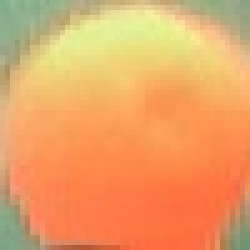
#> input picture Data/orange/orange63_test.jpg, 50 x 50 px (shown 5 times larger)
$ python detectbuoyorange.py
#> lines starting #> are read from the running program, lines starting #| are printed output that depends on the picture; after the words box and inside, x2 and y2 are one past the last pixel; in counts of white or black regions, pixels touching at a corner belong together; pictures that were not available may be replaced by others from this repository, and a replacement may not be noted
### em.py
import numpy as np
import math
import matplotlib.pyplot as plt
import scipy.stats as stats


# Function to provide an estimate of
# number of gaussian distributions required
# [17 lines left out: function gaussianRequired, not called in this run]


def gaussian(x, u, cov):
    coeff = 1.0 / math.sqrt(((2 * math.pi) ** 3) * cov)
    val = coeff * np.exp(-(x - u) ** 2 / (2 * cov))
    return val


def EM(data, numClusters=3):
    ########################################################
    #           initialization step
    ########################################################
    u = np.random.choice(data, (numClusters, 1))  # initializing means
    # cov = np.random.choice((1,5),3)              #initializing covariance Matrix
    cov = [1.2] * numClusters
    Pc_x = np.zeros((len(data), numClusters))  # Initializing probability of c given x
    Pc = [1 / numClusters] * numClusters  # probabilities of clusters
    logLikelihood = []

    for iter in range(1000):
        #######################################################
        #           E Step
        #######################################################
        for i in range(numClusters):
            Pc_x[:, i] = Pc[i] * gaussian(data, u[i], cov[i])

        normalize = np.sum(Pc_x, axis=1)
        Pc_x = Pc_x / normalize[:, np.newaxis]

        ######################################################
        #          M Step
        ######################################################
        m_c = np.sum(Pc_x, axis=0)

        # Probabilities of clusters
        Pc = m_c / np.sum(m_c)

        # New mean
        u = np.sum(data[:, np.newaxis] * Pc_x, axis=0) / m_c

        # Variance
        for i in range(numClusters):
            cov[i] = np.dot((Pc_x[:, i] * (data - u[i])).T, data - u[i]) / m_c[i]

        logLikelihood.append(np.sum(np.log(normalize)))
        if len(logLikelihood) >= 2:
            if abs(logLikelihood[-1] - logLikelihood[-2] < 0.001):
                break

    return u, np.sqrt(cov), Pc


# [49 lines that do not run on import are left out]

### detectbuoyorange.py
from em import *
import cv2
import os
import glob
from matplotlib import pyplot as plt
import numpy as np
import imutils
from imutils import contours


def accessTrainingData(path):
#> called with path = 'Data/orange'
    channels = []
    imagePath = os.path.join(path, '*g')
    imageFiles = glob.glob(imagePath)
    count = 0
    for image in imageFiles:
        img = cv2.imread(image)
#> img is the input picture: shape (50, 50, 3); mean B, G, R 101.2, 162.8, 233.7
        img = cv2.imread(image)
        croppedImage = img[2:img.shape[0] - 2, 2:img.shape[1] - 2]
        # [9 lines of commented-out code are left out]
        croppedImage = croppedImage[:, :, 2]
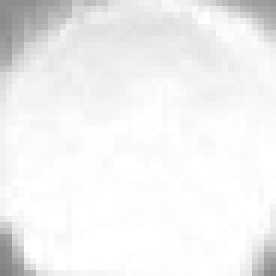
#> croppedImage: shape (46, 46) (shown 6 times larger); min 128, max 255, mean 240.7
        for i in range(croppedImage.shape[0]):
            channels.append(croppedImage[i, :])
#> after the loop, channels = 46 items

    return np.concatenate(channels)


def detectBuoy(image, mean, sd, weights, clusters):
    images = []
    data = image[:, :, 2].ravel()
    Pc_x = np.zeros((len(data), clusters))
    combinedPc_x = np.zeros((image.shape[0] * image.shape[1], clusters))

    for cluster in range(clusters):
        Pc_x[:, cluster:cluster + 1] = np.reshape(weights[cluster] * gaussian(data, mean[cluster], sd[cluster]),
                                                  (len(data), 1))
        combinedPc_x = Pc_x.sum(1)

    combinedPc_x = np.reshape(combinedPc_x, (image.shape[0], image.shape[1]))
    combinedPc_x[combinedPc_x > np.max(combinedPc_x) / 3.5] = 255
    output = np.zeros_like(image)
    output[:, :, 2] = combinedPc_x
    blur = cv2.medianBlur(output, 5)
    cv2.imshow('Median Blur', blur)
    edged = cv2.Canny(blur, 60, 255)
    # cv2.imshow('Canny', edged)
    cont, hierarchy = cv2.findContours(edged, cv2.RETR_TREE, cv2.CHAIN_APPROX_SIMPLE)
    if len(cont) != 0:
        sorted_Contours = sorted(cont, key=cv2.contourArea, reverse=True)
        hull = cv2.convexHull(sorted_Contours[0])
        (x, y), radius = cv2.minEnclosingCircle(hull)
        # print(radius)
        if radius > 3.5:

            cv2.circle(image, (int(x), int(y) - 1), int(radius + 1), (95, 174, 246), 4)

            cv2.imshow("Orange Buoy Detection", image)
            images.append(image)
        else:
            cv2.imshow("Orange Buoy Detection", image)
            images.append(image)
    else:
        cv2.imshow("Orange Buoy Detection", image)
        images.append(image)
    return images


clusters = 2
orangeData = accessTrainingData("Data/orange")
#> orangeData = 2116 values, max 255 at index 126, min 128 at index 2070, mean 240.7
mean, sd, weights = EM(orangeData, clusters)
#> in EM, `u = np.random.choice(data, (numClusters, 1))`: u = [254, 246]
#> in EM, `Pc_x = np.zeros((len(data), numClusters))`: Pc_x = 2116 pairs, first value 0 to 0, second value 0 to 0
#> the loop in EM, `for iter in range(1000):` made 2 passes
#> (m_c, Pc, u) on passes 1 to 2: ([1127, 989], [0.533, 0.467], [244.1, 236.8]), ([1158.7, 957.3], [0.548, 0.452], [246.2, 234.1])
#> after the loop in EM, `for iter in range(1000):`: Pc_x = 2116 pairs, first value 0.00543 to 0.605, second value 0.395 to 0.995; cov = [148.3, 940.6]; logLikelihood = [188750.9, -13461.1]
#> mean = [246.2, 234.1]; sd = [12.18, 30.67]; weights = [0.548, 0.452]

# Reading and writing  Video
cap = cv2.VideoCapture('detectbuoy.avi')
fourcc = cv2.VideoWriter_fourcc(*'XVID')
out = cv2.VideoWriter('detectbuoyorange.avi', fourcc, 5.0, (640, 480))
while cap.isOpened():
    ret, frame = cap.read()
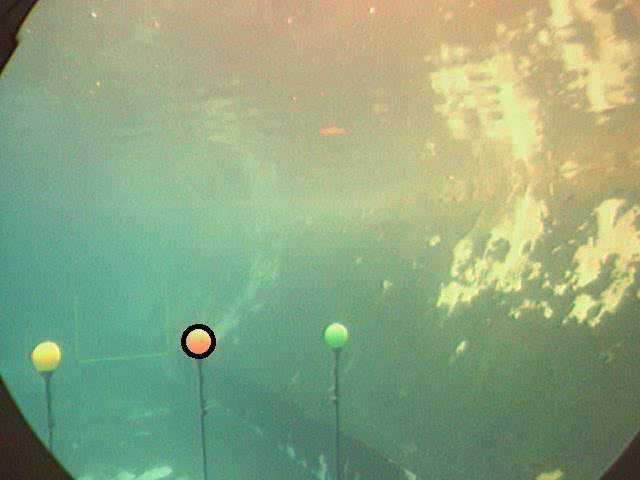
#> input picture frame 0 of detectbuoyorange.avi, 640 x 480 px, given in place of detectbuoy.avi, which was not available
#> frame is the input picture: shape (480, 640, 3); mean B, G, R 127.3, 166.6, 142.3
    if not ret:
        break
    output = detectBuoy(frame, mean, sd, weights, clusters)
#> in detectBuoy, `Pc_x = np.zeros((len(data), clusters))`: Pc_x = 307200 pairs, first value 0 to 0, second value 0 to 0
#> in detectBuoy, `combinedPc_x = np.zeros((image.shape[0] * image.shape[1], clusters))`: combinedPc_x has the same summary as Pc_x
#> the loop in detectBuoy, `for cluster in range(clusters):` made 2 passes
#> coeff in gaussian on passes 1 to 2: 0.0182, 0.0115
#> after the loop in detectBuoy, `for cluster in range(clusters):`: Pc_x = 307200 pairs, first value 0 to 0.00995, second value 0 to 0.00519
#> in detectBuoy, `combinedPc_x = np.reshape(combinedPc_x, (image.shape[0], image.shape[1..`:
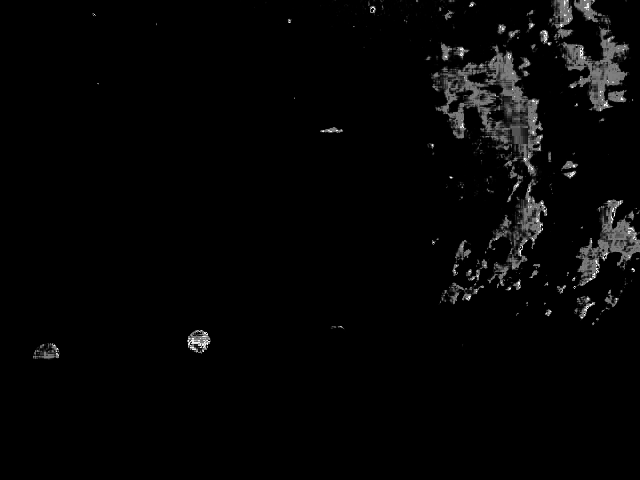
#> combinedPc_x: shape (480, 640) float64; min 0, max 0.0105, mean 0.000224; drawn with min black and max white
#> in detectBuoy, `combinedPc_x[combinedPc_x > np.max(combinedPc_x) / 3.5] = 255`:
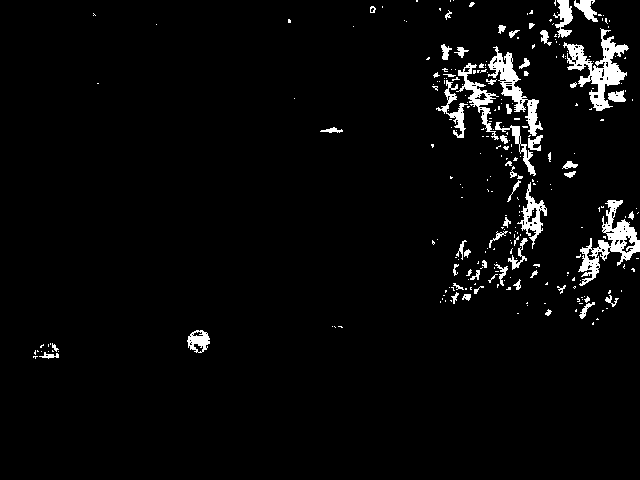
#> combinedPc_x: shape (480, 640) float64; 3.61% of pixels changed, all inside (x1, y1, x2, y2) = (33, 0, 640, 359)
#> in detectBuoy, `output = np.zeros_like(image)`: output: shape (480, 640, 3); every value is 0
#> in detectBuoy, `output[:, :, 2] = combinedPc_x`:
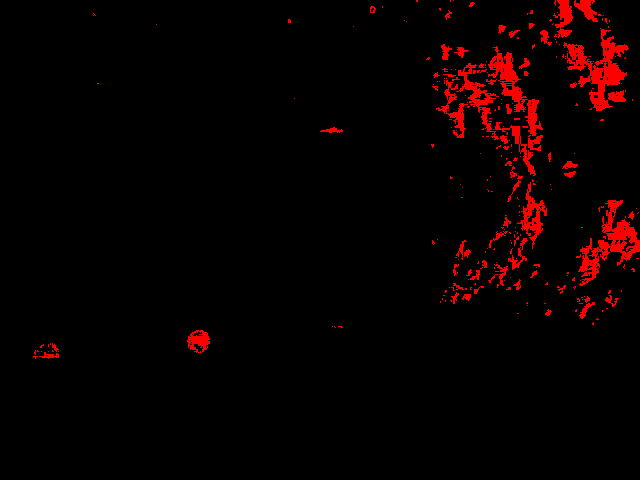
#> output: shape (480, 640, 3); mean B, G, R 0, 0, 9.2
#> in detectBuoy, `blur = cv2.medianBlur(output, 5)`:
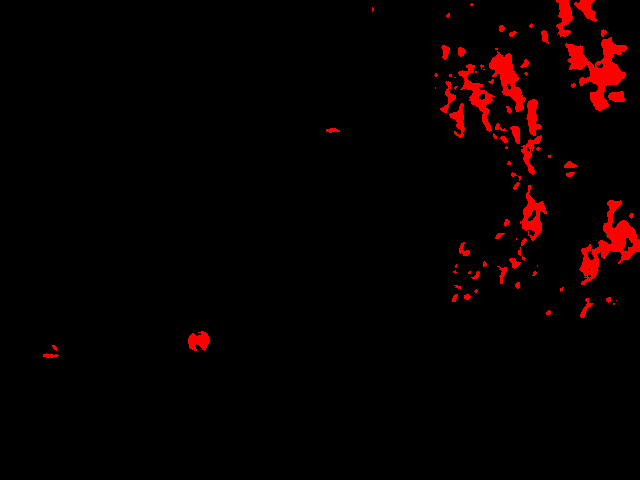
#> blur: shape (480, 640, 3); mean B, G, R 0, 0, 8.1
#> in detectBuoy, `edged = cv2.Canny(blur, 60, 255)`:
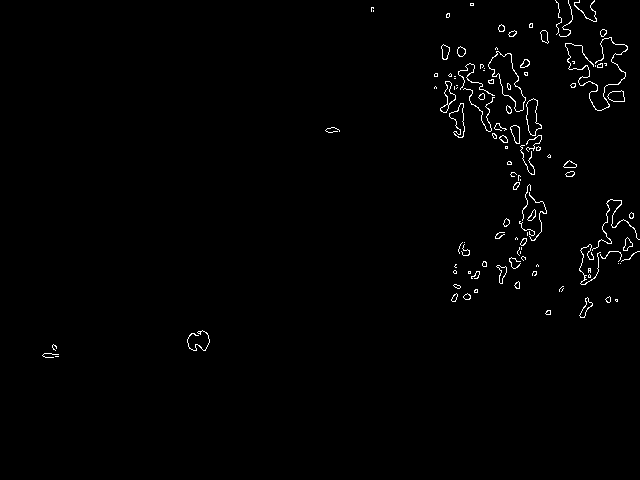
#> edged: shape (480, 640); 1.1% white in thin lines or dots, all inside (x1, y1, x2, y2) = (42, 0, 640, 358)
#> in detectBuoy, `cont, hierarchy = cv2.findContours(edged, cv2.RETR_TREE, cv2.CHAIN_APP..`: cont = 168 contours, 108 with area under 20; largest, box (x1, y1, x2, y2) and area: (488, 51, 526, 112) 956, (488, 51, 526, 112) 932, (526, 98, 542, 136) 329, (526, 98, 542, 136) 324, (449, 103, 465, 138) 252
#> in detectBuoy, `sorted_Contours = sorted(cont, key=cv2.contourArea, reverse=True)`: sorted_Contours has the same summary as cont
#> in detectBuoy, `hull = cv2.convexHull(sorted_Contours[0])`: hull = contour of 17 points, box (x1, y1, x2, y2) (488, 51, 526, 112), area 1248
#> in detectBuoy, `(x, y), radius = cv2.minEnclosingCircle(hull)`: x = 509; y = 80.5; radius = 32.24
#> output = 1 item
    for image in output:
        out.write(image)
#> this loop made 1 pass
    if cv2.waitKey(1) & 0xFF == ord('q'):
#> (key q is pressed here)
        break

out.release()
cap.release()
cv2.destroyAllWindows()
